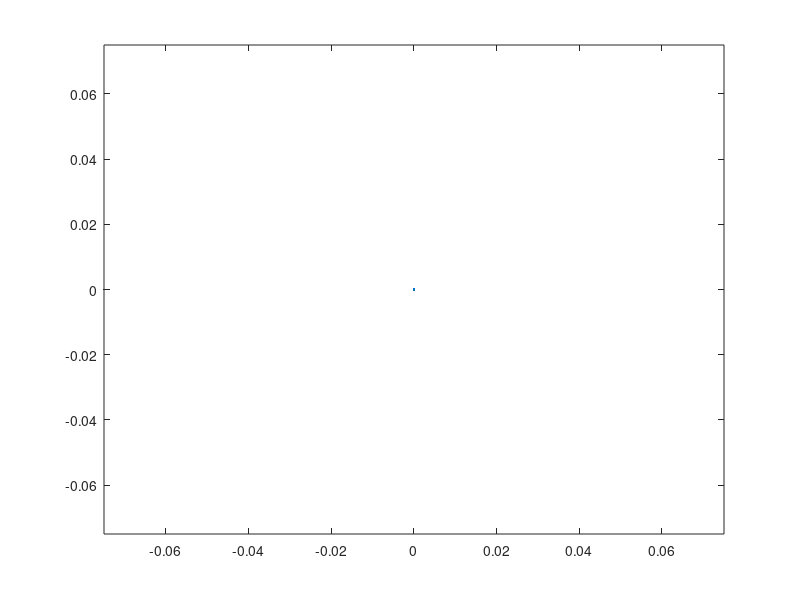

Write MATLAB code to recreate this figure. (Note: this script raises an error after producing the figure.)
% parametric testing
% playing with the parameters in the min jerk gait

% making an open loop step pattern
a = .05; % step length = 2*a
b = .05; % step height = b
% time t = 0:2*pi parameter for step length
close all;
figure;
plot(0,0); hold on;
xlim([-a a]*1.5);
ylim([-b b ]*1.5);
fractionStep = 1/5; % how long is it in the air out of 1 second
stepPeriod = 2*pi*fractionStep;  % how long the stepping lasts
% solve for coefficients to create trajectory with min jerk
jerkCoeffs = minimumJerk( 0, 0, 0, ... % Starting Phase/Vel/Accel
    1, 0, 0, ... % Ending Phase/Vel/Accel
    stepPeriod);  % Time to touchdown
stepWayPoints = [-a 0; 0 b; a 0];
tPhases= linspace(0,1,size(stepWayPoints,1));
dt = .1;
for t = 0:dt:2*pi % full cycle of step is 2*pi
    
    if (t>=0 && t<2*pi*fractionStep) % swing phase
        
        phase = jerkCoeffs(4)*t.^3 + ...
            jerkCoeffs(5)*t.^4 + ...
            jerkCoeffs(6)*t.^5;
        phaseLast = jerkCoeffs(4)*(t-dt).^3 + ...
            jerkCoeffs(5)*(t-dt).^4 + ...
            jerkCoeffs(6)*(t-dt).^5;
        phaseNext = jerkCoeffs(4)*(t+dt).^3 + ...
            jerkCoeffs(5)*(t+dt).^4 + ...
            jerkCoeffs(6)*(t+dt).^5;
        
        
        yz= interp1(tPhases, stepWayPoints, phase, 'spline');
        yzLast= interp1(tPhases, stepWayPoints, phaseLast, 'spline');
        yzNext= interp1(tPhases, stepWayPoints, phaseNext, 'spline');
        
        y = yz(1); z = yz(2);
        v = (yzNext-yzLast)/dt;
        a = (yzNext + yzLast - 2*yz)/(dt^2);
        
        scatter(y,z, 'r');
        quiver(y,z,v(1)*dt, v(2)*dt, 'b')
        quiver(y,z,a(1)*dt*dt, a(2)*dt*dt, 'g')
    else % stance phase
        %       y = a - 2*a*(t/(2*pi - 2*pi*fractionStep) - 2*pi*fractionStep/(2*pi - 2*pi*fractionStep));
        y = stepWayPoints(end,1) - ...
            diff(stepWayPoints([1 end],1))*(t/(2*pi - 2*pi*fractionStep) - 2*pi*fractionStep/(2*pi - 2*pi*fractionStep));
        
        z = 0;
        scatter(y,z,'k' );
    end
    
    
    pause(.05);
end
